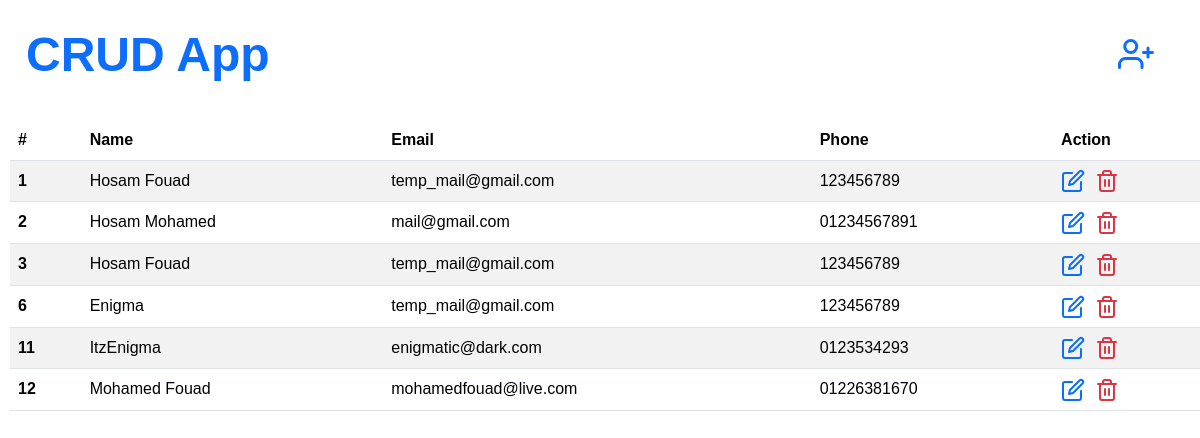
The page / on the database its author committed.
### tables this page shows
CREATE TABLE `users` (
  `id` int(11) NOT NULL,
  `name` varchar(50) NOT NULL,
  `email` varchar(255) NOT NULL,
  `password` varchar(30) NOT NULL,
  `mobile` varchar(20) DEFAULT NULL,
  `creation_date` timestamp NOT NULL DEFAULT current_timestamp()
);

### index.php (the view, shortened to what this page needs)
<!DOCTYPE html>
<html lang="en">
<head>
    <link rel="stylesheet" href="css/bootstrap.min.css">
    <link rel="stylesheet" href="css/toastr.min.css">
    <link rel="stylesheet" href="style.css">
</head>
<body>
    <div cass="container">
        <div class="row">
            <div class="col-md-12">
                <div class="d-flex justify-content-between wrapper p-2 m-2">
                    <h1>CRUD App</h1>
                    <a href="create.php">
                        <i class="add" data-feather="user-plus"></i>
                    </a>
                </div>
                <table class="table table-striped">
                    <thead class="thead-color">
                        <tr>
                            <th class="ID">#</th>
                            <th>Name</th>
                            <th>Email</th>
                            <th>Phone</th>
                            <th>Action</th>
                        </tr>
                    </thead>
                    <tbody>
                        <?php
                        require_once 'logic/db.inc.php';
                        $sql = "SELECT * FROM users";
                        $stmt = $pdo->prepare($sql);
                        $stmt->execute();
                        while ($row = $stmt->fetch(PDO::FETCH_ASSOC)) {
                            echo "<tr>";
                            echo "<td class='ID'>" . $row['id'] . "</td>";
                            echo "<td>" . $row['name'] . "</td>";
                            echo "<td>" . $row['email'] . "</td>";
                            echo "<td>" . $row['mobile'] . "</td>";
                            echo "<td>";
                            echo "<div class=''>";
                            $uId = $row["id"];
                            echo "<a onclick='edit($uId)'><i class='text-primary clickable' data-feather='edit'></i></a>";
                            echo "<a onclick='confirm_delete($uId)'><i class='text-danger actions clickable' data-feather='trash-2'></i></a>";
                            echo "</div>";
                            echo "</td>";
                            echo "</tr>";
                        }
                        ?>
                    </tbody>
                </table>
            </div>
        </div>
</body>
</html>

### style.css (style rules this page uses)
* { margin: 0; box-sizing: border-box; }
h1 { margin-top: 10px; margin-left: 10px; font-size: 48px; font-family: "exo 2", sans-serif; font-weight: bold; color: #0d6efd; user-select: none; }
.add { margin-top: 20px; margin-left: 10px; margin-right: 30px; margin-bottom: 10px; width: 36px; height: 36px; }
.table-striped { margin-top: 20px; margin-left: 10px; margin-right: 10px; margin-bottom: 10px; width: 100%; border-collapse: collapse; font-family: "exo 2", sans-serif; font-size: 16px; }
.ID { font-weight: bold; }
.actions { margin-left: 10px; }
.clickable { cursor: pointer; }

### rows shown on the page
users: id "1", name "Hosam Fouad", email "temp_mail@gmail.com", mobile "123456789"
users: id "2", name "Hosam Mohamed", email "mail@gmail.com", mobile "01234567891"
users: id "3", name "Hosam Fouad", email "temp_mail@gmail.com", mobile "123456789"
users: id "6", name "Enigma", email "temp_mail@gmail.com", mobile "123456789"
users: id "11", name "ItzEnigma", email "enigmatic@dark.com", mobile "0123534293"
users: id "12", name "Mohamed Fouad", email "mohamedfouad@live.com", mobile "01226381670"
